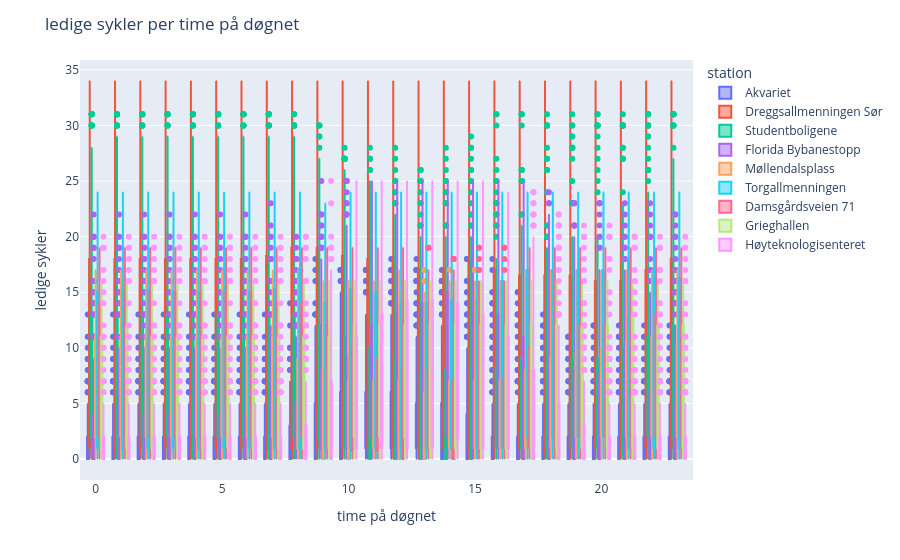

Write notebook code for a chart like this one.
### Code cell
# visualiserer ledige sykler per time på døgnet via boxplot
fig = px.box(merged_df, "hour", "free_bikes", color="station")
fig.update_layout(title="ledige sykler per time på døgnet", xaxis_title="time på døgnet",
                  yaxis_title="ledige sykler")
fig.show()

### Figure 1 — Plotly figure (JSON) as saved in the notebook; plotly's stock layout.template omitted (floating-point values rounded to 4 significant figures; data arrays with more than 128 entries replaced by an {"elided": "..."} marker saying what was removed)
{"data": [{"alignmentgroup": "True", "hovertemplate": "station=Akvariet<br>hour=%{x}<br>free_bikes=%{y}<extra></extra>", "legendgroup": "Akvariet", "marker": {"color": "#636efa"}, "name": "Akvariet", "notched": false, "offsetgroup": "Akvariet", "orientation": "v", "showlegend": true, "type": "box", "x": {"elided": "6353 int values"}, "x0": " ", "xaxis": "x", "y": {"elided": "6353 int values"}, "y0": " ", "yaxis": "y"}, {"alignmentgroup": "True", "hovertemplate": "station=Dreggsallmenningen Sør<br>hour=%{x}<br>free_bikes=%{y}<extra></extra>", "legendgroup": "Dreggsallmenningen Sør", "marker": {"color": "#EF553B"}, "name": "Dreggsallmenningen Sør", "notched": false, "offsetgroup": "Dreggsallmenningen Sør", "orientation": "v", "showlegend": true, "type": "box", "x": {"elided": "6354 int values"}, "x0": " ", "xaxis": "x", "y": {"elided": "6354 int values"}, "y0": " ", "yaxis": "y"}, {"alignmentgroup": "True", "hovertemplate": "station=Studentboligene<br>hour=%{x}<br>free_bikes=%{y}<extra></extra>", "legendgroup": "Studentboligene", "marker": {"color": "#00cc96"}, "name": "Studentboligene", "notched": false, "offsetgroup": "Studentboligene", "orientation": "v", "showlegend": true, "type": "box", "x": {"elided": "6354 int values"}, "x0": " ", "xaxis": "x", "y": {"elided": "6354 int values"}, "y0": " ", "yaxis": "y"}, {"alignmentgroup": "True", "hovertemplate": "station=Florida Bybanestopp<br>hour=%{x}<br>free_bikes=%{y}<extra></extra>", "legendgroup": "Florida Bybanestopp", "marker": {"color": "#ab63fa"}, "name": "Florida Bybanestopp", "notched": false, "offsetgroup": "Florida Bybanestopp", "orientation": "v", "showlegend": true, "type": "box", "x": {"elided": "6354 int values"}, "x0": " ", "xaxis": "x", "y": {"elided": "6354 int values"}, "y0": " ", "yaxis": "y"}, {"alignmentgroup": "True", "hovertemplate": "station=Møllendalsplass<br>hour=%{x}<br>free_bikes=%{y}<extra></extra>", "legendgroup": "Møllendalsplass", "marker": {"color": "#FFA15A"}, "name": "Møllendalsplass", "notched": false, "offsetgroup": "Møllendalsplass", "orientation": "v", "showlegend": true, "type": "box", "x": {"elided": "6354 int values"}, "x0": " ", "xaxis": "x", "y": {"elided": "6354 int values"}, "y0": " ", "yaxis": "y"}, {"alignmentgroup": "True", "hovertemplate": "station=Torgallmenningen<br>hour=%{x}<br>free_bikes=%{y}<extra></extra>", "legendgroup": "Torgallmenningen", "marker": {"color": "#19d3f3"}, "name": "Torgallmenningen", "notched": false, "offsetgroup": "Torgallmenningen", "orientation": "v", "showlegend": true, "type": "box", "x": {"elided": "6354 int values"}, "x0": " ", "xaxis": "x", "y": {"elided": "6354 int values"}, "y0": " ", "yaxis": "y"}, {"alignmentgroup": "True", "hovertemplate": "station=Damsgårdsveien 71<br>hour=%{x}<br>free_bikes=%{y}<extra></extra>", "legendgroup": "Damsgårdsveien 71", "marker": {"color": "#FF6692"}, "name": "Damsgårdsveien 71", "notched": false, "offsetgroup": "Damsgårdsveien 71", "orientation": "v", "showlegend": true, "type": "box", "x": {"elided": "6354 int values"}, "x0": " ", "xaxis": "x", "y": {"elided": "6354 int values"}, "y0": " ", "yaxis": "y"}, {"alignmentgroup": "True", "hovertemplate": "station=Grieghallen<br>hour=%{x}<br>free_bikes=%{y}<extra></extra>", "legendgroup": "Grieghallen", "marker": {"color": "#B6E880"}, "name": "Grieghallen", "notched": false, "offsetgroup": "Grieghallen", "orientation": "v", "showlegend": true, "type": "box", "x": {"elided": "6354 int values"}, "x0": " ", "xaxis": "x", "y": {"elided": "6354 int values"}, "y0": " ", "yaxis": "y"}, {"alignmentgroup": "True", "hovertemplate": "station=Høyteknologisenteret<br>hour=%{x}<br>free_bikes=%{y}<extra></extra>", "legendgroup": "Høyteknologisenteret", "marker": {"color": "#FF97FF"}, "name": "Høyteknologisenteret", "notched": false, "offsetgroup": "Høyteknologisenteret", "orientation": "v", "showlegend": true, "type": "box", "x": {"elided": "6354 int values"}, "x0": " ", "xaxis": "x", "y": {"elided": "6354 int values"}, "y0": " ", "yaxis": "y"}], "layout": {"boxmode": "group", "legend": {"title": {"text": "station"}, "tracegroupgap": 0}, "margin": {"t": 60}, "title": {"text": "ledige sykler per time på døgnet"}, "xaxis": {"anchor": "y", "domain": [0, 1], "title": {"text": "time på døgnet"}}, "yaxis": {"anchor": "x", "domain": [0, 1], "title": {"text": "ledige sykler"}}}}
